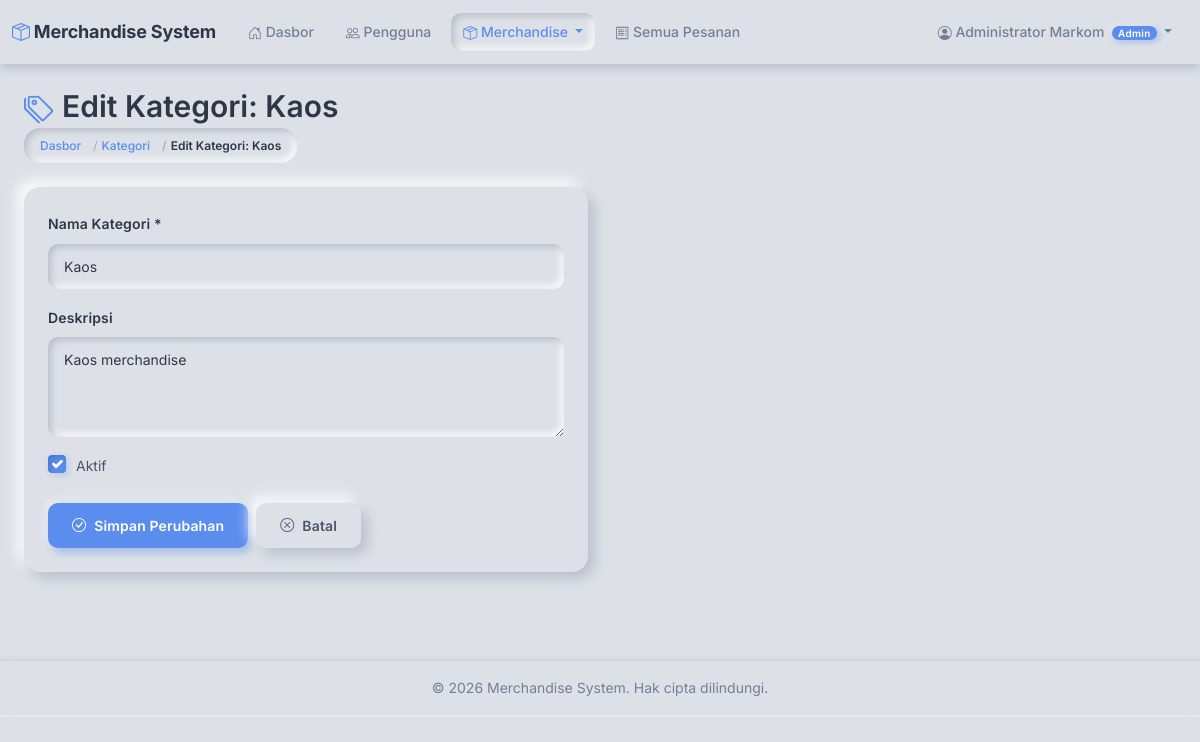
The app's page /merchandise/categories/1/edit/ (signed in) with its own data.
### accounts/models.py (models this page shows, shortened)
class User(AbstractUser):
    class Role(models.TextChoices):
        ADMIN = 'ADMIN', 'Admin (Markom)'
        SALES = 'SALES', 'Sales'
    role = models.CharField(
        max_length=10,
        choices=Role.choices,
        default=Role.SALES,
        help_text='User role: ADMIN for Markom, SALES for sales team'
    )
    full_name = models.CharField(
        max_length=255,
        help_text='Full name of the user'
    )
    phone = models.CharField(
        max_length=20,
        blank=True,
        help_text='Phone number'
    )
    class Meta:
        db_table = 'users'
        verbose_name = 'User'
        verbose_name_plural = 'Users'
        ordering = ['-date_joined']
    @property
    def is_admin(self):
        return self.role == self.Role.ADMIN
    @property
    def is_sales(self):
        return self.role == self.Role.SALES

### merchandise/models.py (models this page shows, shortened)
class Category(models.Model):
    name = models.CharField(
        max_length=100,
        unique=True,
        help_text='Category name (must be unique)'
    )
    description = models.TextField(
        blank=True,
        help_text='Category description'
    )
    is_active = models.BooleanField(
        default=True,
        help_text='Active status (soft delete)'
    )
    created_at = models.DateTimeField(auto_now_add=True)
    updated_at = models.DateTimeField(auto_now=True)
    class Meta:
        db_table = 'categories'
        verbose_name = 'Category'
        verbose_name_plural = 'Categories'
        ordering = ['name']
    def delete(self, using=None, keep_parents=False):
        """
        Soft delete: set is_active to False instead of deleting
        Prevent deletion if merchandise still exists
        """
        if self.merchandise_set.exists():
            raise ValidationError(
                'Cannot delete category with existing merchandise. '
                'Please deactivate or move merchandise first.'
            )
        self.is_active = False
        self.save()

### merchandise/views.py (the view)
# urls.py: path('categories/<int:pk>/edit/', views.category_edit, name='category_edit'),
@admin_required
def category_edit(request, pk):
    category = get_object_or_404(Category, pk=pk)
    if request.method == 'POST':
        form = CategoryForm(request.POST, instance=category)
        if form.is_valid():
            try:
                category = form.save()
                messages.success(request, f'Category "{category.name}" updated successfully.')
                return redirect('merchandise:category_list')
            except Exception as e:
                messages.error(request, f'Error updating category: {str(e)}')
        else:
            messages.error(request, 'Please correct the errors below.')
    else:
        form = CategoryForm(instance=category)
    return render(request, 'merchandise/category_form.html', {
        'form': form,
        'category': category,
        'title': f'Edit Kategori: {category.name}',
        'button_text': 'Simpan Perubahan'
    })

### merchandise/forms.py (shortened to what this page needs)
class CategoryForm(forms.ModelForm):
    class Meta:
        model = Category
        fields = ['name', 'description', 'is_active']
        widgets = {
            'name': forms.TextInput(attrs={
                'class': 'form-control',
                'placeholder': 'Masukkan nama kategori'
            }),
            'description': forms.Textarea(attrs={
                'class': 'form-control',
                'placeholder': 'Masukkan deskripsi kategori (opsional)',
                'rows': 3
            }),
            'is_active': forms.CheckboxInput(attrs={
                'class': 'form-check-input'
            })
        }
        labels = {
            'name': 'Nama Kategori',
            'description': 'Deskripsi',
            'is_active': 'Aktif',
        }

### orders/context_processors.py (called while the page is built)
def cart_context(request):
    if request.user.is_authenticated and hasattr(request.user, 'is_sales') and request.user.is_sales:
        cart = Cart(request)
        return {
            'navbar_cart_total': cart.get_total_quantity(),
            'navbar_cart_unique': cart.get_total_unique(),
        }
    return {
        'navbar_cart_total': 0,
        'navbar_cart_unique': 0,
    }

### templates/merchandise/category_form.html (shortened to what this page needs)
{% extends 'base.html' %}
{% block content %}
<div class="container-fluid">
    <div class="row mb-4 align-items-center">
        <div class="col">
            <h2 class="mb-1"><i class="bi bi-tags me-2" style="color: var(--color-accent);"></i>{{ title }}</h2>
            <nav aria-label="breadcrumb">
                <ol class="breadcrumb mb-0">
                    <li class="breadcrumb-item"><a href="{% url 'dashboard:home' %}">Dasbor</a></li>
                    <li class="breadcrumb-item"><a href="{% url 'merchandise:category_list' %}">Kategori</a></li>
                    <li class="breadcrumb-item active">{{ title }}</li>
                </ol>
            </nav>
        </div>
    </div>
    <div class="row">
        <div class="col-md-6">
            <div class="card">
                <div class="card-body">
                    <form method="post" novalidate>
                        <div class="mb-3">
                            <label for="{{ form.name.id_for_label }}" class="form-label">Nama Kategori *</label>
                            {{ form.name }}
                        </div>
                        <div class="mb-3">
                            <label for="{{ form.description.id_for_label }}" class="form-label">Deskripsi</label>
                            {{ form.description }}
                        </div>
                        <div class="mb-4">
                            <div class="form-check">
                                {{ form.is_active }}
                                <label class="form-check-label" for="{{ form.is_active.id_for_label }}">
                                    Aktif
                                </label>
                            </div>
                        </div>
                        <div class="d-flex gap-2">
                            <button type="submit" class="btn btn-primary">
                                <i class="bi bi-check-circle"></i> {{ button_text }}
                            </button>
                            <a href="{% url 'merchandise:category_list' %}" class="btn btn-secondary">
                                <i class="bi bi-x-circle"></i> Batal
                            </a>
                        </div>
                    </form>
                </div>
            </div>
        </div>
    </div>
</div>
{% endblock %}

### templates/base.html (shortened to what this page needs)
<!DOCTYPE html>
<html lang="id">
<head>
    <link href="https://cdn.jsdelivr.net/npm/bootstrap@5.3.0/dist/css/bootstrap.min.css" rel="stylesheet">
    <link rel="stylesheet" href="https://cdn.jsdelivr.net/npm/bootstrap-icons@1.11.0/font/bootstrap-icons.css">
    {% load static %}
    <link rel="stylesheet" href="{% static 'css/custom.css' %}">
</head>
<body>
    {% if user.is_authenticated %}
    <nav class="navbar navbar-expand-lg">
        <div class="container-fluid">
            <a class="navbar-brand" href="{% url 'dashboard:home' %}">
                <i class="bi bi-box-seam me-1" style="color: var(--color-accent);"></i>Merchandise System
            </a>
            <div class="collapse navbar-collapse" id="navbarNav">
                <ul class="navbar-nav me-auto">
                    <li class="nav-item">
                        <a class="nav-link {% if request.resolver_match.app_name == 'dashboard' %}active{% endif %}"
                           href="{% url 'dashboard:home' %}">
                            <i class="bi bi-house-door"></i> Dasbor
                        </a>
                    </li>
                    {% if user.is_admin %}
                    <li class="nav-item">
                        <a class="nav-link {% if request.resolver_match.app_name == 'accounts' %}active{% endif %}"
                           href="{% url 'accounts:user_list' %}">
                            <i class="bi bi-people"></i> Pengguna
                        </a>
                    </li>
                    <li class="nav-item dropdown">
                        <a class="nav-link dropdown-toggle {% if request.resolver_match.app_name == 'merchandise' %}active{% endif %}"
                           href="#" id="merchandiseDropdown" role="button" data-bs-toggle="dropdown" aria-expanded="false">
                            <i class="bi bi-box-seam"></i> Merchandise
                        </a>
                    </li>
                    <li class="nav-item">
                        <a class="nav-link {% if request.resolver_match.app_name == 'orders' %}active{% endif %}"
                           href="{% url 'orders:order_list' %}">
                            <i class="bi bi-receipt"></i> Semua Pesanan
                        </a>
                    </li>
                    {% endif %}
                </ul>
                <ul class="navbar-nav">
                    <li class="nav-item dropdown">
                        <a class="nav-link dropdown-toggle" href="#" id="userDropdown"
                           role="button" data-bs-toggle="dropdown" aria-expanded="false">
                            <i class="bi bi-person-circle"></i>
                            {{ user.full_name }}
                            {% if user.is_admin %}
                                <span class="badge bg-primary ms-1 badge-role">Admin</span>
                            {% else %}
                                <span class="badge bg-secondary ms-1 badge-role">Sales</span>
                            {% endif %}
                        </a>
                    </li>
                </ul>
            </div>
        </div>
    </nav>
    {% endif %}
    <main class="{% if user.is_authenticated %}container-fluid py-4{% endif %}">
        {% block content %}{% endblock %}
    </main>
    {% if user.is_authenticated %}
    <footer>
        <div class="container-fluid">
            <p class="mb-0">&copy; {% now "Y" %} Merchandise System. Hak cipta dilindungi.</p>
        </div>
    </footer>
    {% endif %}
</body>
</html>

### records on screen
User: full_name "Administrator Markom"
Category: name "Kaos", description "Kaos merchandise", is_active "☑"

### other values on screen
{{ title }} "Edit Kategori: Kaos"
{{ button_text }} "Simpan Perubahan"
